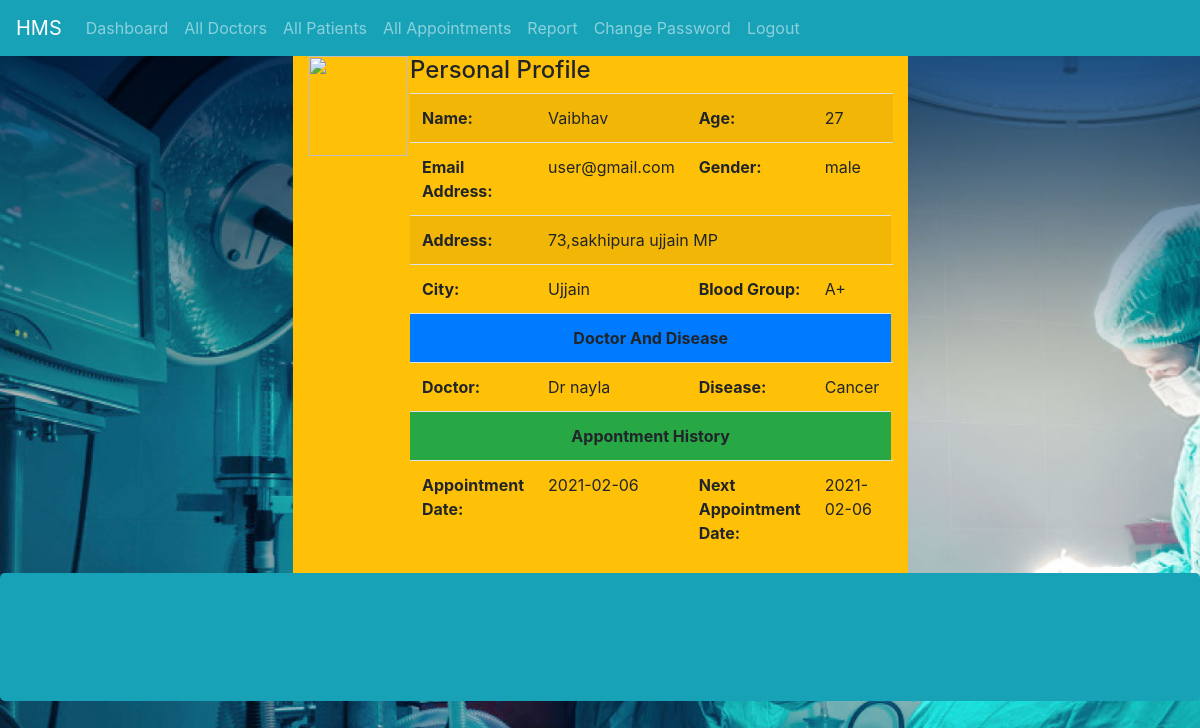
Screenshot of /Admin/view_appointment_details.php?id=1 (signed in) with the database file from the repository.
### tables this page shows
CREATE TABLE `appointment` (
  `id` int(11) NOT NULL,
  `full_name` varchar(100) NOT NULL,
  `age` int(11) NOT NULL,
  `gender` varchar(20) NOT NULL,
  `email` varchar(100) NOT NULL,
  `blood_group` varchar(10) NOT NULL,
  `disease` varchar(100) NOT NULL,
  `doctor` varchar(100) NOT NULL,
  `appointment_time` time(6) NOT NULL,
  `appointment_date` date NOT NULL,
  `appointment_status` tinyint(1) NOT NULL DEFAULT '0',
  `user_id` int(11) NOT NULL,
  `msg_read` tinyint(1) NOT NULL DEFAULT '0'
);

CREATE TABLE `registration` (
  `id` int(11) NOT NULL,
  `full_name` varchar(200) NOT NULL,
  `age` int(11) NOT NULL,
  `gender` varchar(11) NOT NULL,
  `address` text NOT NULL,
  `city` varchar(100) NOT NULL,
  `blood_group` varchar(10) NOT NULL,
  `user_email` varchar(100) NOT NULL,
  `user_password` varchar(255) NOT NULL,
  `upload_image` varchar(255) NOT NULL
);

### Admin/view_appointment_details.php (the view, shortened to what this page needs)
<?php
include_once('inc/header.php');
include_once('inc/navbar.php');
?>
<?php
$id = $_GET['id'];
$view_users_data= $conn->prepare("SELECT appointment.appointment_date,
 		appointment.appointment_time,
        appointment.doctor,
         appointment.disease,
         appointment.full_name,
         appointment.age,
         appointment.gender,
         registration.address,
          registration.city,
          registration.blood_group,
          registration.user_email,
          registration.upload_image
           FROM `appointment`
  INNER JOIN `registration` ON appointment.user_id = registration.id
  WHERE appointment.id = ?");
$view_users_data->bind_param("i",$id);
$view_users_data->execute();
$view_users_data -> bind_result($appointment_date, $appointment_time,$doctor,$disease,$full_name, $age,$gender,$address,$city,$blood_group,$user_email,$upload_image);
?>
<div class="conatiner">
	<div class="row">
	<div class="col-md-3"></div>
	<div class="mt-50 col-md-6 mx-auto bg-warning">
		<div class="row">
			<div class="col-md-2">
				<img src="../<?php echo $upload_image; ?>" height="100" width="100">
			</div>
			<div class="col-md-10 ">
				<table class="table table-striped table-responsive">
    <thead>
       <h4>Personal Profile</h4>
    </thead>
    <tbody>
      <tr>
      	<th>Name:</th>
        <td><?php echo $full_name; ?></td>
        <th>Age:</th>
        <td><?php echo $age; ?></td>
      </tr>
       <tr>
      	<th>Email Address:</th>
        <td><?php echo $user_email; ?></td>
        <th>Gender:</th>
        <td><?php echo $gender; ?></td>
      </tr>
      <tr>
      	<th>Address:</th>
        <td colspan="2"><?php echo $address; ?></td>
         <td></td>
      </tr>
       <tr>
      	<th>City:</th>
        <td><?php echo $city; ?></td>
        <th>Blood Group:</th>
        <td><?php echo $blood_group; ?></td>
      </tr>
      <tr>
      	<th colspan="4" class="text-center bg-primary">Doctor And Disease</th>
      </tr>
      <tr>
      	<th>Doctor:</th>
        <td><?php echo $doctor; ?></td>
        <th>Disease:</th>
        <td><?php echo $disease; ?></td>
      </tr>
       <tr>
      	<th colspan="4" class="text-center bg-success">Appontment History</th>
      </tr>
      <tr>
      	<th>Appointment Date:</th>
        <td><?php echo $appointment_date; ?></td>
        <th>Next Appointment Date:</th>
        <td><?php echo $appointment_date; ?></td>
      </tr>
    </tbody>
  </table>
			</div>
		</div>
	</div>
	<div class="col-md-3"></div>
</div>
</div>
<?php include_once('inc/footer.php'); ?>

### Admin/inc/header.php (style rules this page uses)
body { background-image: url('img/hms2.jpg'); background-size: cover; background-position: center; background-repeat: repeat-x; height: 100vh; }

### rows the page displays
appointment: full_name "Vaibhav", age "27", registration.user_email "user@gmail.com", gender "male", registration.address "73,sakhipura ujjain MP", registration.city "Ujjain", registration.blood_group "A+", doctor "Dr nayla", disease "Cancer", appointment_date "2021-02-06"
